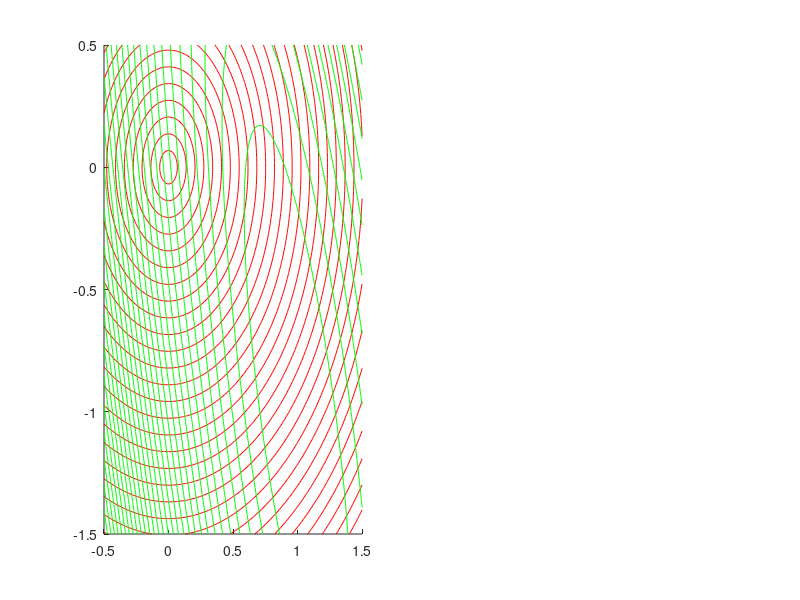

Write MATLAB code to recreate this figure. (Note: this script raises an error after producing the figure.)
%draw contours of second order performnace function and noise

B=[-1.5:0.01:0.5];
C=[-0.5:0.01:1.5];
b=length(B);
c=length(C);
noiseDC=zeros(b,c);
noiseFL=zeros(b,c);
sec_order=zeros(b,c);

for i=1:b
    for j=1:c
        a=1-3*B(i)-3*C(j);%zeroth order approximations
        noiseFL(i,j)=sqrt(a^2+3*B(i)^2+3*C(j)^2);
        noiseDC(i,j)=sqrt(3*B(i)^2+3*C(j)^2);%no noise in alpha
        sec_order(i,j)=(1-C(j))^2+(1/2-B(i)/2-C(j))^2;%incoherent variation
    end
end


subplot(1,2,1);
hold on
contour(C,B,noiseDC,30,'r');
contour(C,B,sec_order,30,'g');

%Pareto front
sol=solve('-2*c^2+7*b*c+2*b^2+c-6*b=0','b');%drug combination
sol=sol(1);
c_vec=[0:0.01:1];
b_vec=subs(sol,'c',c_vec);
plot(c_vec,b_vec,'black','LineWidth',2)

%second order approx point
plot(1,-1,'black.','MarkerSize',20)
text(1+0.05,-1,'Second order approximation')
%minimal noise point 
plot(0,0,'black.','MarkerSize',20)
text(0.05,0,'Minimal noise point')
xlabel('\gamma');
ylabel('\beta');

subplot(1,2,2);
hold on
contour(C,B,noiseFL,30,'r');
contour(C,B,sec_order,30,'g');

%Pareto front
sol=solve('5*b^2+28*b*c-22*b+16*c^2-20*c+5=0','b');%fitness landscape (noise in s0)
sol=sol(1);
c_vec=[1/7:0.001:1];
b_vec=subs(sol,'c',c_vec);
plot(c_vec,b_vec,'black','LineWidth',2)

%second order approx point
plot(1,-1,'black.','MarkerSize',20)
text(1+0.05,-1,'Second order approximation')
%minimal noise point 
plot(1/7,1/7,'black.','MarkerSize',20)
text(1/7+0.05,1/7,'Minimal noise point')
xlabel('\gamma');
ylabel('\beta');

